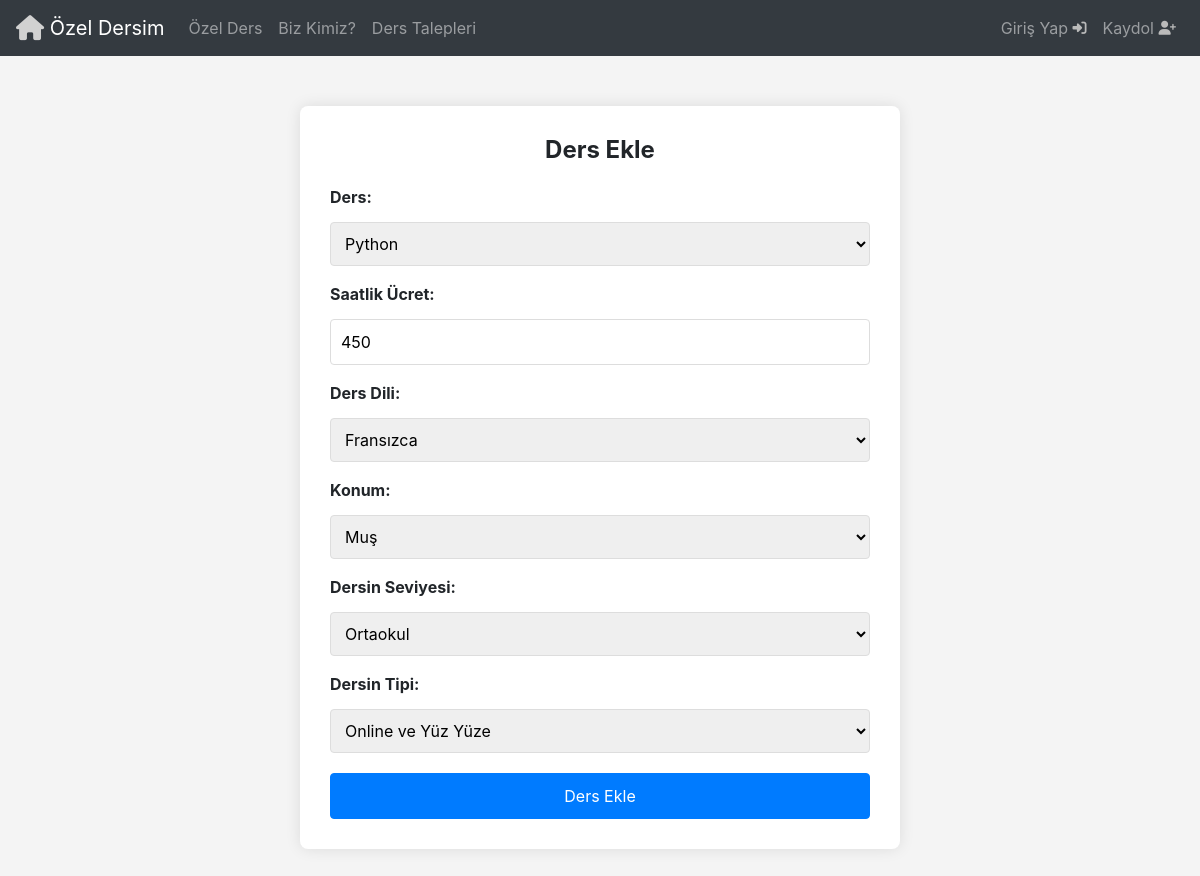
Screenshot of /ders_duzenle/4/ with the database file from the repository.
### Base/models.py (models this page shows, shortened)
class Ders(models.Model):
  ders = models.CharField(max_length=50)
  def __str__(self) :
    return self.ders

class VerilenDersler(models.Model):
  seviye = [
    ('İlkokul', 'İlkokul'),
    ('Ortaokul', 'Ortaokul'),
    ('Lise', 'Lise'),
    ('Universite', 'Üniversite'),
    ('Yukseklisans','Yüksek Lisans'),
  ]
  ders_tipleri = [
        ('online', 'Online'),
        ('yuz_yuze', 'Yüz Yüze'),
        ('iksisde', 'Online ve Yüz Yüze'),
    ]
  ders = models.ForeignKey(Ders, on_delete=models.CASCADE)
  saatlik_ucret = models.IntegerField(validators=[MinValueValidator(0)])
  egitmen = models.ForeignKey(User, on_delete=models.CASCADE)
  ders_dili = models.ForeignKey(Dil, on_delete=models.CASCADE)
  sehir = models.ForeignKey(Sehir, on_delete=models.CASCADE)
  ders_seviyesi = models.CharField(max_length=50, choices=seviye)
  ders_tipi = models.CharField(
        max_length=50,
        choices=(('online', 'Online'), ('yuz_yuze', 'Yüz Yüze'), ('iksisde', 'Online ve Yüz Yüze')),
    )

class Sehir(models.Model):
  sehir = models.CharField(max_length=50)
  def __str__(self):
    return self.sehir

### Base/views.py (the view)
# urls.py: path('ders_duzenle/<str:pk>/',views.ders_duzenle,name='DersDuzenle'),
def ders_duzenle(request,pk):
   ders_data = VerilenDersler.objects.get(id=pk)
   if request.method == 'POST':
      dersform = DersEkleForm(request.POST,instance=ders_data)
      if dersform.is_valid():
         dersform.save()
         return redirect('VerdigimDersler', pk= request.user.id)
   else:
      dersform = DersEkleForm(instance=ders_data)
   return render(request,'DersEkle.html',{'dersform':dersform})

### Base/formlar.py
class DersEkleForm(forms.ModelForm):
    class Meta:
        model = VerilenDersler
        fields = ['ders','saatlik_ucret','ders_dili','sehir','ders_seviyesi', 'ders_tipi']
        exclude = ['egitmen']

### Base/models.py (called while the page is built)
  def __str__(self):
    return self.dil

### Templates/DersEkle.html (shortened to what this page needs)
{% include 'navbar.html' %}
<!DOCTYPE html>
<html lang="en">
  <head>
    <link
      rel="stylesheet"
      href="https://stackpath.bootstrapcdn.com/bootstrap/4.5.2/css/bootstrap.min.css"
    />
  </head>
  <body>
    <div class="container">
      <h2 class="form-title">Ders Ekle</h2>
      <form method="POST">
        <div class="form-group">
          <label for="ders">Ders:</label>
          {{ dersform.ders }}
        </div>
        <div class="form-group">
          <label for="saatlik_ucret">Saatlik Ücret:</label>
          {{ dersform.saatlik_ucret }}
        </div>
        <div class="form-group">
          <label for="ders_dili">Ders Dili:</label>
          {{ dersform.ders_dili }}
        </div>
        <div class="form-group">
          <label for="sehir">Konum:</label>
          {{ dersform.sehir }}
        </div>
        <div class="form-group">
          <label for="ders_seviyesi">Dersin Seviyesi:</label>
          {{ dersform.ders_seviyesi }}
        </div>
        <div class="form-group">
          <label for="ders_tipi">Dersin Tipi:</label>
          {{ dersform.ders_tipi }}
        </div>
        <button type="submit" class="btn btn-primary btn-block">Ders Ekle</button>
      </form>
    </div>
  </body>
</html>

### Templates/DersEkle.html (style rules this page uses)
body { background-color: #f4f4f4; }
.container { max-width: 600px; margin: 50px auto; background-color: #fff; padding: 30px; border-radius: 8px; box-shadow: 0px 0px 15px rgba(0, 0, 0, 0.1); }
.form-group label { font-weight: bold; }
.form-group input[type="text"], .form-group input[type="number"], .form-group select { width: 100%; padding: 10px; margin-top: 5px; border: 1px solid #ddd; border-radius: 4px; box-sizing: border-box; }
.btn-primary { padding: 10px 20px; margin-top: 20px; }
.form-title { font-size: 24px; font-weight: bold; margin-bottom: 20px; text-align: center; }

### rows the page displays
Ders: ders "Python"
VerilenDersler: saatlik_ucret "450", ders_dili "Fransızca", ders_seviyesi "Ortaokul", ders_tipi "Online ve Yüz Yüze"
Sehir: sehir "Muş"
